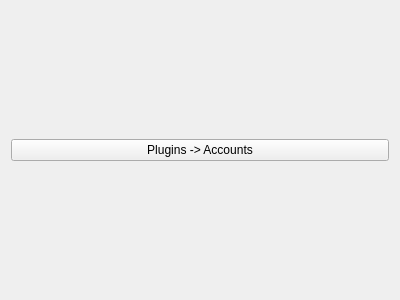
<?xml version="1.0" encoding="UTF-8"?>
<ui version="4.0">
 <class>Widget_Plugins</class>
 <widget class="QWidget" name="Widget_Plugins">
  <property name="geometry">
   <rect>
    <x>0</x>
    <y>0</y>
    <width>400</width>
    <height>300</height>
   </rect>
  </property>
  <property name="windowTitle">
   <string>Form</string>
  </property>
  <layout class="QVBoxLayout" name="verticalLayout">
   <item>
    <widget class="QPushButton" name="pushButton">
     <property name="text">
      <string>Plugins -&gt; Accounts</string>
     </property>
    </widget>
   </item>
  </layout>
 </widget>
 <resources/>
 <connections/>
</ui>
